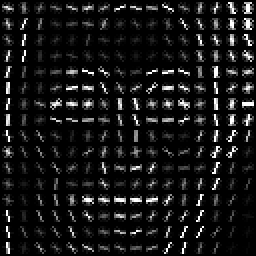
#> input picture database/image.png, 128 x 128 px, found by its file name (shown 2 times larger); its folder holds only this picture in this run
$ python 'data treatment.py'   (older library calls are emulated)
#> lines starting #> are read from the running program, lines starting #| are printed output that depends on the picture
#> further down, image is the input picture: shape (128, 128, 3); min 0, max 255, mean 22.9
# Created by Mathis Fédérico the 15/11/2018 at 21:40

# File to convert Data in HoG representations

import os
import numpy as np
import matplotlib.pyplot as plt
import random as rd
import cv2
import time
from skimage.feature import hog
from skimage import data, exposure


def proximity_cut(x, ref, thd):
    """Returns a float between 0 and 1 characterising the proximity between a number x
    and a reference ref, being 0 if over a certain threshold thd
    :param x: float
    :param ref: float
    :param thd: float
    :return: float between 0 and 1
    """
    if abs(x-ref) >= thd:
        return 0
    else:
        return 1-abs(x-ref)/thd


# Build the HoG representation of an image
def img_to_hog(image):
    """
    Builds the HoG representation the input image
    :param image: a cv2 image
    :return: HoG a (16, 16, 8) histogram of gradients representation
             mag a (128, 128) image of the gradients
    """
    img = cv2.resize(image, (128, 128))
    # Compute coordinates of the gradient along x et y
    gx = cv2.Sobel(img, cv2.CV_32F, 1, 0, ksize=1)
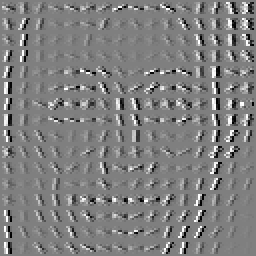
#> gx: shape (128, 128) float32 (shown 2 times larger); min -255, max 255, mean 0.1; drawn with min black and max white
    gy = cv2.Sobel(img, cv2.CV_32F, 0, 1, ksize=1)
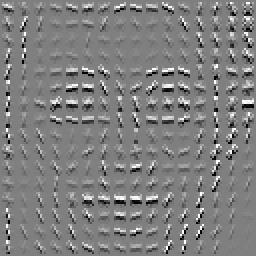
#> gy: shape (128, 128) float32 (shown 2 times larger); min -255, max 255, mean -0.1; drawn with min black and max white
    # Compute angles and magnitudes of the gradient
    mag, angle = cv2.cartToPolar(gx, gy, angleInDegrees=True)
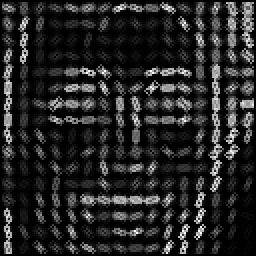
#> mag: shape (128, 128) float32 (shown 2 times larger); min 0, max 359.2, mean 53.7; drawn with min black and max white
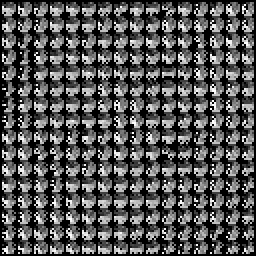
#> angle: shape (128, 128) float32 (shown 2 times larger); min 0, max 359.7, mean 119.3; drawn with min black and max white
    # Compute the local histogram in a 8x8 pixels square
    hog_data = np.zeros([16, 16, 8])
    for p in range(16):
        for q in range(16):
            for i in range(8):
                for j in range(8):
                    for ang_i in range(8):
                        hog_data[p, q, ang_i] += mag[p*8+i, q*8+j] * proximity_cut(angle[p*8+i, q*8+j], ang_i*20, 20)
    return hog_data, mag


path_images = 'P:/coding_weeks/repo_commun/facerecognition/data/database/'

list_dir = os.listdir(path_images)

for image_path in list_dir:
    print(image_path)

    image = cv2.imread(path_images + image_path)
    image = cv2.cvtColor(image, cv2.COLOR_BGR2GRAY)
    hog_data, hog_img = img_to_hog(image)
    vector = np.zeros((16*16*8, 1))

    ind = 0
    for k in range(16):
        for j in range(16):
            for i in range(8):
                vector[ind, 0] = hog_data[k, j, i]
                ind += 1
#> after the loop, ind = 2048; vector = 2048 values, max 1555.1 at index 640, min 0 at index 34, mean 186
